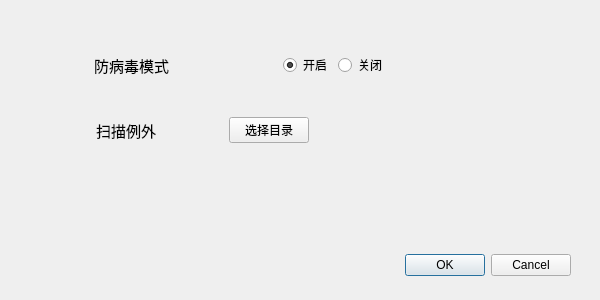
<?xml version="1.0" encoding="UTF-8"?>
<ui version="4.0">
 <class>FuncCofigWindow</class>
 <widget class="QWidget" name="FuncCofigWindow">
  <property name="geometry">
   <rect>
    <x>0</x>
    <y>0</y>
    <width>600</width>
    <height>300</height>
   </rect>
  </property>
  <property name="minimumSize">
   <size>
    <width>600</width>
    <height>300</height>
   </size>
  </property>
  <property name="maximumSize">
   <size>
    <width>600</width>
    <height>300</height>
   </size>
  </property>
  <property name="windowTitle">
   <string>功能配置</string>
  </property>
  <property name="windowIcon">
   <iconset>
    <normaloff>../../../1-My_Download/0ab39d518f0e320054bbf6e3c59d4593.jpeg</normaloff>../../../1-My_Download/0ab39d518f0e320054bbf6e3c59d4593.jpeg</iconset>
  </property>
  <widget class="QWidget" name="horizontalLayoutWidget">
   <property name="geometry">
    <rect>
     <x>40</x>
     <y>40</y>
     <width>401</width>
     <height>51</height>
    </rect>
   </property>
   <layout class="QHBoxLayout" name="horizontalLayout">
    <property name="sizeConstraint">
     <enum>QLayout::SetDefaultConstraint</enum>
    </property>
    <item>
     <spacer name="horizontalSpacer_3">
      <property name="orientation">
       <enum>Qt::Horizontal</enum>
      </property>
      <property name="sizeHint" stdset="0">
       <size>
        <width>40</width>
        <height>20</height>
       </size>
      </property>
     </spacer>
    </item>
    <item>
     <widget class="QLabel" name="label">
      <property name="font">
       <font>
        <pointsize>11</pointsize>
        <weight>50</weight>
        <bold>false</bold>
       </font>
      </property>
      <property name="text">
       <string>防病毒模式</string>
      </property>
     </widget>
    </item>
    <item>
     <spacer name="horizontalSpacer_5">
      <property name="orientation">
       <enum>Qt::Horizontal</enum>
      </property>
      <property name="sizeHint" stdset="0">
       <size>
        <width>40</width>
        <height>20</height>
       </size>
      </property>
     </spacer>
    </item>
    <item>
     <spacer name="horizontalSpacer">
      <property name="orientation">
       <enum>Qt::Horizontal</enum>
      </property>
      <property name="sizeHint" stdset="0">
       <size>
        <width>40</width>
        <height>20</height>
       </size>
      </property>
     </spacer>
    </item>
    <item>
     <widget class="QRadioButton" name="radioButton">
      <property name="text">
       <string>开启</string>
      </property>
      <property name="checked">
       <bool>true</bool>
      </property>
     </widget>
    </item>
    <item>
     <widget class="QRadioButton" name="radioButton_2">
      <property name="text">
       <string>关闭</string>
      </property>
     </widget>
    </item>
    <item>
     <spacer name="horizontalSpacer_4">
      <property name="orientation">
       <enum>Qt::Horizontal</enum>
      </property>
      <property name="sizeHint" stdset="0">
       <size>
        <width>40</width>
        <height>20</height>
       </size>
      </property>
     </spacer>
    </item>
   </layout>
  </widget>
  <widget class="QWidget" name="horizontalLayoutWidget_2">
   <property name="geometry">
    <rect>
     <x>30</x>
     <y>100</y>
     <width>411</width>
     <height>61</height>
    </rect>
   </property>
   <layout class="QHBoxLayout" name="horizontalLayout_2">
    <item>
     <spacer name="horizontalSpacer_2">
      <property name="orientation">
       <enum>Qt::Horizontal</enum>
      </property>
      <property name="sizeHint" stdset="0">
       <size>
        <width>40</width>
        <height>20</height>
       </size>
      </property>
     </spacer>
    </item>
    <item>
     <widget class="QLabel" name="label_2">
      <property name="font">
       <font>
        <pointsize>11</pointsize>
       </font>
      </property>
      <property name="text">
       <string>扫描例外</string>
      </property>
     </widget>
    </item>
    <item>
     <spacer name="horizontalSpacer_7">
      <property name="orientation">
       <enum>Qt::Horizontal</enum>
      </property>
      <property name="sizeHint" stdset="0">
       <size>
        <width>40</width>
        <height>20</height>
       </size>
      </property>
     </spacer>
    </item>
    <item>
     <widget class="QPushButton" name="pushButton">
      <property name="text">
       <string>选择目录</string>
      </property>
     </widget>
    </item>
    <item>
     <spacer name="horizontalSpacer_8">
      <property name="orientation">
       <enum>Qt::Horizontal</enum>
      </property>
      <property name="sizeHint" stdset="0">
       <size>
        <width>40</width>
        <height>20</height>
       </size>
      </property>
     </spacer>
    </item>
    <item>
     <spacer name="horizontalSpacer_6">
      <property name="orientation">
       <enum>Qt::Horizontal</enum>
      </property>
      <property name="sizeHint" stdset="0">
       <size>
        <width>40</width>
        <height>20</height>
       </size>
      </property>
     </spacer>
    </item>
   </layout>
  </widget>
  <widget class="QDialogButtonBox" name="buttonBox">
   <property name="geometry">
    <rect>
     <x>390</x>
     <y>240</y>
     <width>181</width>
     <height>51</height>
    </rect>
   </property>
   <property name="standardButtons">
    <set>QDialogButtonBox::Cancel|QDialogButtonBox::Ok</set>
   </property>
  </widget>
 </widget>
 <resources/>
 <connections/>
</ui>
